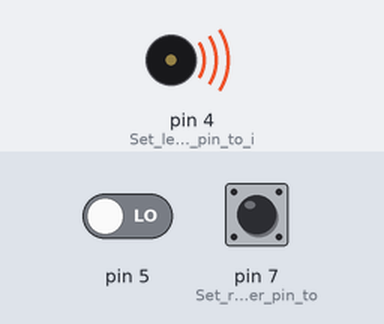
Bench run of a sketch on a simulated Arduino Uno, built with avr-gcc and run on an emulated ATmega328P. On the bench: buzzer (waves = sounding). The inputs (shaded band) are chosen by the test bench; at power-on: pin 5 LOW, pin 7 (Set_right_whisker_pin_to) LOW. What the sketch prints to the serial monitor is not drawn.

Above: at 0.1 s.
At 1.1 s:
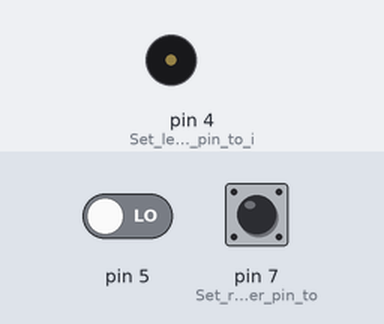
Timing chart, 0 to 2.6 s (numbered marks = the images above):
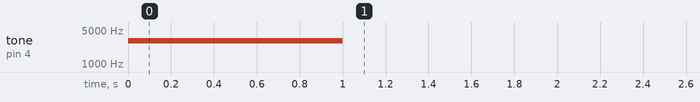

The sketch:

Whisker01.ino
```cpp
/* Whisker01 */
/* 더듬이 테스트 스케치 */
void setup() { // Built-in initialization block
  tone(4,3000, 1000); // Play tone for 1 second
  delay(1000); // Delay to finish tone
  pinMode(7, INPUT); // Set right whisker pin to input
  pinMode(4, INPUT); // Set left whisker pin to input
  Serial.begin(9600);
}

void loop() { // Main loop auto-repeats
  Serial.print(digitalRead(5)); // Display wLeft
  Serial.println(digitalRead(7)); // Display wRight
  delay(50); // Pause for 50 ms
}
```
